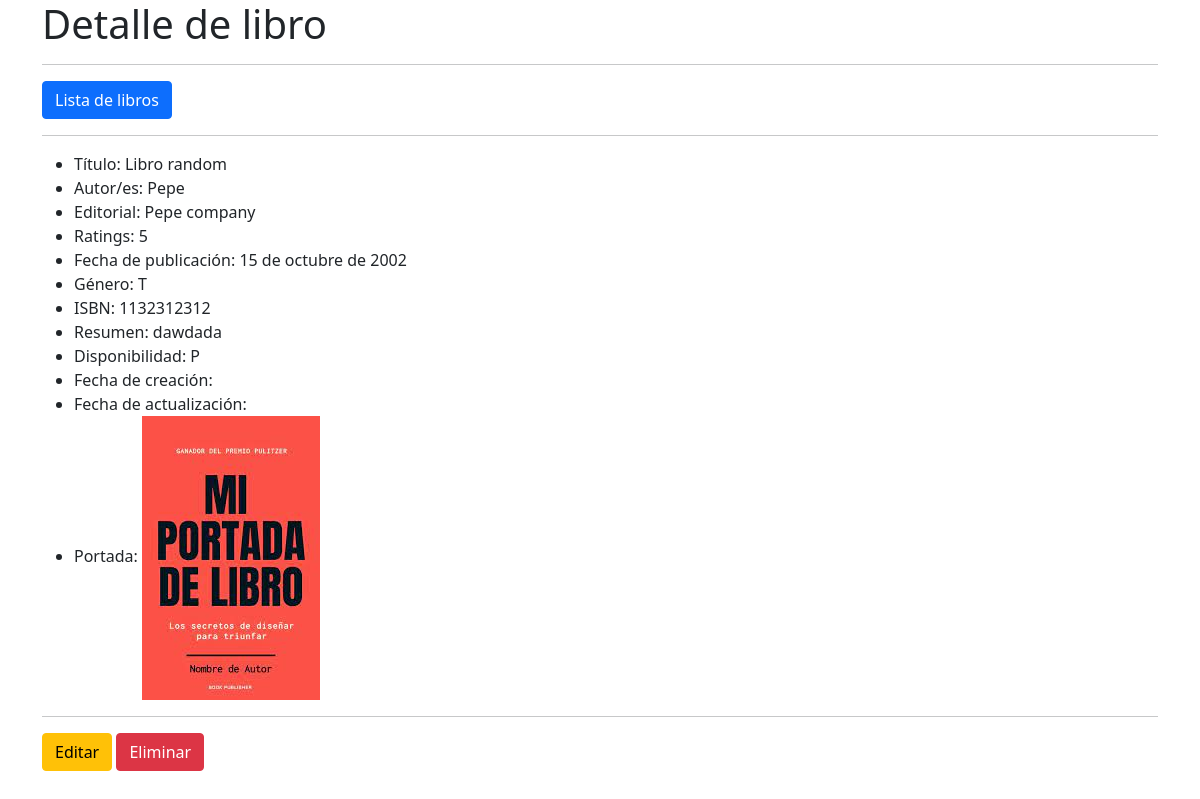
/detail/9/, run on an earlier commit of the app's database.
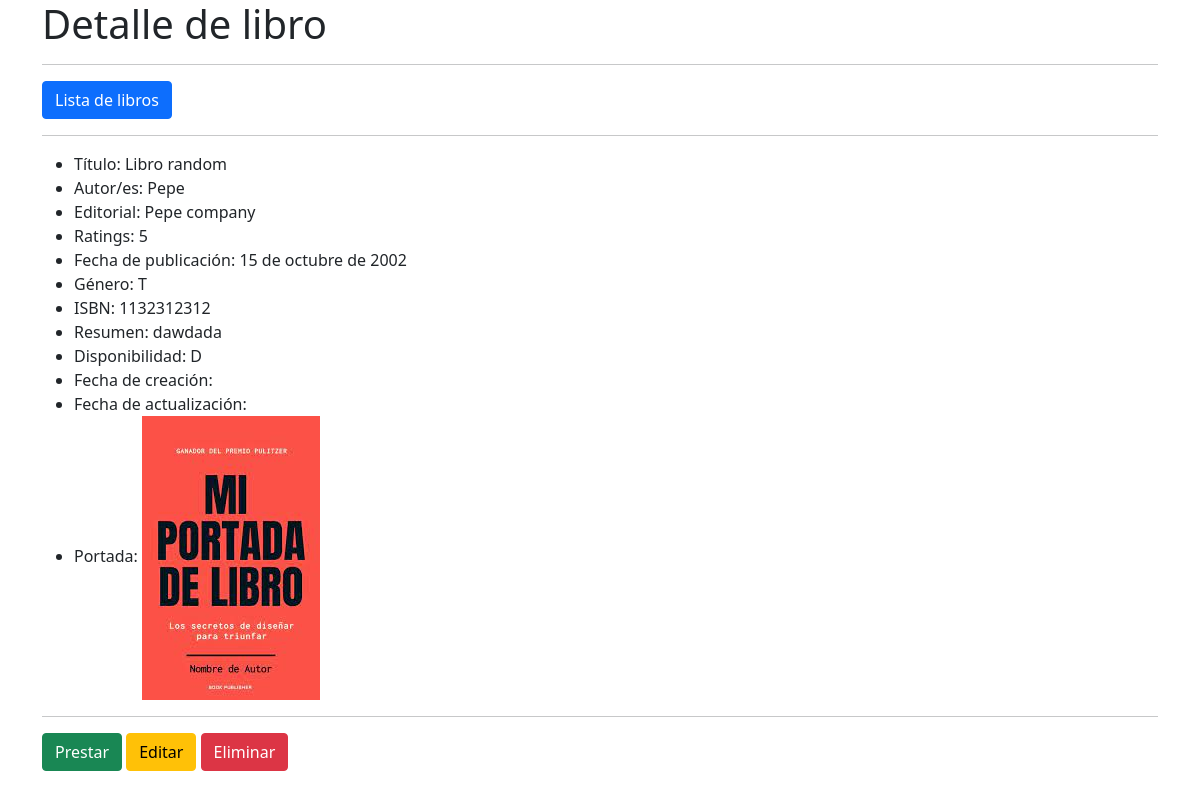
And on a later commit of the database.
### biblioteca/models.py (models this page shows, shortened)
class Libro(models.Model):
    titulo = models.CharField(max_length=100)
    autores = models.ManyToManyField(Autor)
    editorial = models.ForeignKey(Editorial, on_delete=models.CASCADE)
    rating = models.PositiveIntegerField(validators=[MaxValueValidator(5)])
    fecha_publicacion = models.DateField()
    GENEROS = (
        ('N', 'Novela'),
        ('C', 'Cuento'),
        ('P', 'Poesía'),
        ('T', 'Teatro'),
        ('O', 'Otros'),
    )
    genero = models.CharField(max_length=1, choices=GENEROS)
    isbn = models.IntegerField(max_length=13)
    resumen = models.TextField()
    portada = models.ImageField(upload_to='portadas/', null=True, blank=True) #Necesita Pillow
    DISPONIBILIDAD = (
        ('D', 'Disponible'),
        ('P', 'Prestado'),
        ('E', 'En proceso de prestamo'),
    )
    disponibilidad = models.CharField(max_length=1, choices=DISPONIBILIDAD)
    created_at = models.DateTimeField(auto_now_add=True)
    updated_at = models.DateTimeField(auto_now=True)

class Autor(models.Model):
    nombre = models.CharField(max_length=100)
    biografia = models.TextField()
    foto = models.ImageField(upload_to='autores/', null=True, blank=True) #Necesita Pillow

class Editorial(models.Model):
    nombre = models.CharField(max_length=100)
    direccion = models.TextField(max_length=200)
    sitio_web = models.URLField()
    def __str__(self):
        return self.nombre

### biblioteca/views.py (the view)
# urls.py: path('detail/<int:pk>/', LibroDetailView.as_view(), name='libro_detail'),
class LibroDetailView(DetailView):
    model = Libro
    template_name = 'biblioteca/libro_detail.html'

### biblioteca/templates/biblioteca/libro_detail.html (shortened to what this page needs)
<!DOCTYPE html>
<html lang="es">
    <head>
        <link rel="stylesheet" href="https://stackpath.bootstrapcdn.com/bootstrap/5.0.0-alpha1/css/bootstrap.min.css">
    </head>
    <body>
        <div class="container">
            <div class="row">
                <div class="col">
                    <h1>Detalle de libro</h1>
                    <hr>
                    <a href="{% url 'libro_list' %}" class="btn btn-primary">Lista de libros</a>
                    <hr>
                    <ul>
                        <li>Título: {{ object.titulo }}</li>
                        <li>Autor/es:
                            {% for autor in object.autores.all %}
                                {{ autor.nombre }}{% if not forloop.last %}, {% endif %}
                            {% endfor %}
                        </li>
                        <li>Editorial: {{ object.editorial }}</li>
                        <li>Ratings: {{ object.rating }}</li>
                        <li>Fecha de publicación: {{ object.fecha_publicacion }}</li>
                        <li>Género: {{ object.genero }}</li>
                        <li>ISBN: {{ object.isbn }}</li>
                        <li>Resumen: {{ object.resumen }}</li>
                        <li>Disponibilidad: {{ object.disponibilidad }}</li>
                        <li>Fecha de creación: {{ object.created_date }}</li>
                        <li>Fecha de actualización: {{ object.updated_date }}</li>
                        {% if object.portada %}
                            <li>Portada: <img src="{{ object.portada.url }}" alt="Foto {{ object.titulo }}"></li>
                        {% else %}
                            <li>Portada: No hay portada</li>
                        {% endif %}
                    </ul>
                    <hr>
                    {% if object.disponibilidad == 'D' %}
                        <a href="{% url 'libro_loan' pk=libro.pk %}" class="btn btn-success">Prestar</a>
                    {% endif %}
                    <a href="{% url 'libro_edit' pk=libro.pk %}" class="btn btn-warning">Editar</a>
                    <a href="{% url 'libro_delete' pk=libro.pk %}" class="btn btn-danger">Eliminar</a>
                </div>
            </div>
        </div>
    </body>
</html>

What changed in the data, as far as the page shows it:
changed Libro "Libro random": disponibilidad "P" → "D"
Also different on the page:
text now shown: "Prestar"
